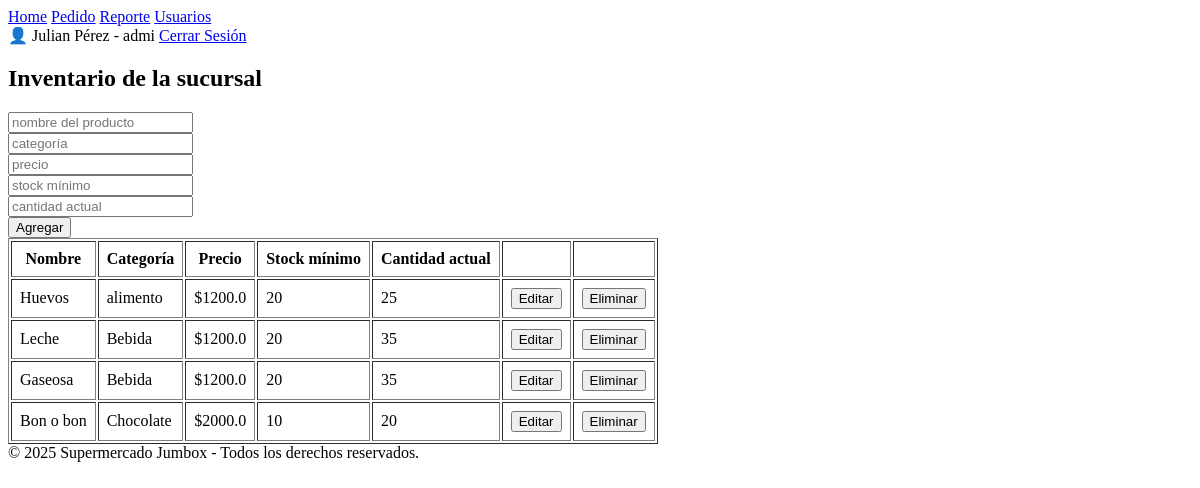
Page /gestion_inventario (signed in) on the earlier database version.
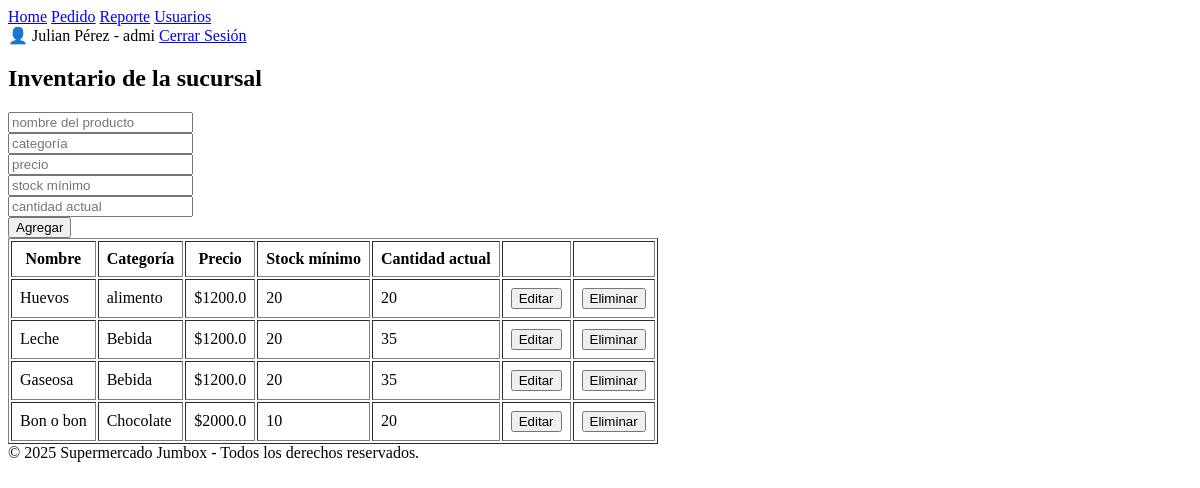
Same page on the later database version.
### tables this page shows
CREATE TABLE inventario(
                id INTEGER PRIMARY KEY AUTOINCREMENT,
                id_sucursal INTEGER,
                id_producto INTEGER,
                cantidad_actual INTEGER,
                FOREIGN KEY (id_sucursal) REFERENCES sucursal(id) ON DELETE CASCADE,
                FOREIGN KEY (id_producto) REFERENCES producto(id) ON DELETE CASCADE
            );

CREATE TABLE producto(
                id INTEGER PRIMARY KEY AUTOINCREMENT,
                nombre VARCHAR(50),
                categoria VARCHAR(50),
                precio REAL,
                stock_minimo INTEGER
            );

### app.py (the view)
@app.route("/gestion_inventario")
def gestion_inventario():
    if "rol" not in session:
        return redirect(url_for("login"))  # si no está logueado
    if session["rol"] == "vendedor":
        return "Acceso denegado. No tenés permisos para entrar acá.", 403 #solo ingresaran los usuarios administradores,encargado,reponedor
    id_sucursal = session.get("sucursal_id")
    if not id_sucursal:
        db.conexion.close()
        return redirect(url_for("home"))
    db = Connexion("database.db")
    db.cursor.execute("""
    SELECT producto.nombre,
            producto.categoria,
            producto.precio,
            producto.stock_minimo,
            inventario.cantidad_actual,
            producto.id
    FROM producto
    INNER JOIN inventario ON producto.id = inventario.id_producto
    WHERE inventario.id_sucursal = ?
""", (id_sucursal,))
    productos = db.cursor.fetchall()
    print("Productos encontrados:", productos)
    return render_template("inventario.html",
                            usuarioNombre=session["nombre"],
                            usuarioApellido=session["apellido"],
                            usuarioRol=session["rol"],
                            productos=productos)

### templates/inventario.html (shortened to what this page needs)
<!DOCTYPE html>
<html lang="en">
<head>
</head>
<body>
    <header>
        <nav>
            <a href="{{url_for('panel_principal')}}">Home</a>
            {%if usuarioRol!='vendedor' and usuarioRol!='reponedor'%}
            <a href="{{url_for('gestion_pedidos')}}">Pedido</a>
            {%endif%}
            {%if usuarioRol!='reponedor' and usuarioRol!='vendedor'%}
            <a href="{{url_for('reportes')}}">Reporte</a>
            {%endif%}
            {%if usuarioRol=='admi'%}
            <a href="{{url_for('gestion_usuario')}}">Usuarios</a>
            {%endif%}
        </nav>
        <div id="user-section">
            <span>👤 {{ usuarioNombre }} {{usuarioApellido}} - {{usuarioRol}}</span>
            <a href="{{ url_for('logout') }}" class="boton">Cerrar Sesión</a>
        </div>
    </header>
    <main>
        <h2>Inventario de la sucursal</h2>
        {%if usuarioRol =='admi'%}
        <div>
            <form action="/agregar_producto" method="POST">
                <div>
                    <input type="text" name="nombre_producto" id="nombre_producto" placeholder="nombre del producto"
                        required>
                </div>
                <div>
                    <input type="text" name="categoria" id="categoria" placeholder="categoría" required>
                </div>
                <div>
                    <input type="number" step="0.01" name="precio" id="precio" placeholder="precio" required>
                </div>
                <div>
                    <input type="number" name="stock_minimo" id="stock_minimo" placeholder="stock mínimo" required>
                </div>
                <div>
                    <input type="number" name="cantidad_actual" id="cantidad_actual" placeholder="cantidad actual"
                        required>
                </div>
                <div>
                    <button type="submit">Agregar</button>
                </div>
            </form>
        </div>
        {%endif%}
        <div>
            <table border="1" cellpadding="8">
                <thead>
                    <tr>
                        <th>Nombre</th>
                        <th>Categoría</th>
                        <th>Precio</th>
                        <th>Stock mínimo</th>
                        <th>Cantidad actual</th>
                        <th> </th>
                        {%if usuarioRol !='reponedor'%}
                        <th> </th>
                        {%endif%}
                    </tr>
                </thead>
                <tbody>
                    {% for p in productos %}
                    <tr>
                        <td>{{ p[0] }}</td>
                        <td>{{ p[1] }}</td>
                        <td>${{ p[2] }}</td>
                        <td>{{ p[3] }}</td>
                        <td>{{ p[4] }}</td>
                        {%if usuarioRol != 'reponedor'%}
                        <td>
                            <button class="editar-btn" data-id="{{ p[5] }}" data-nombre="{{ p[0] }}"
                                data-categoria="{{ p[1] }}" data-precio="{{ p[2] }}" data-stock="{{ p[3] }}">
                                Editar
                            </button>
                        </td>
                        <td>
                            <form action="{{ url_for('eliminar_producto') }}" method="POST">
                                <button type="submit">Eliminar</button>
                            </form>
                        </td>
                        {%endif%}
                    </tr>
                    {% endfor %}
                </tbody>
            </table>
        </div>
    </main>
    <footer>
        © 2025 Supermercado Jumbox - Todos los derechos reservados.
    </footer>
</body>
</html>

Differences in the rows shown:
changed inventario "Huevos": cantidad_actual "25" → "20"
